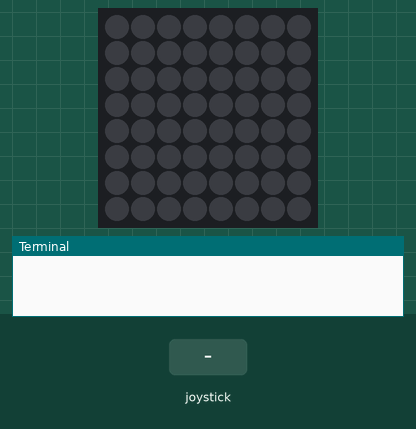
Recording of a program running on a simulated Raspberry Pi (BCM pin numbers) with a Sense HAT. Shown: the Sense HAT's 8×8 RGB LED matrix, the last lines printed to the terminal. Inputs (shaded band) come from the test bench. Dim RGB values are drawn brighter than linear; random numbers come from a fixed seed.

Above: at 1.2 s.
1.3 s: joystick pushed up
13.1 s: joystick pushed down
At 14.1 s:
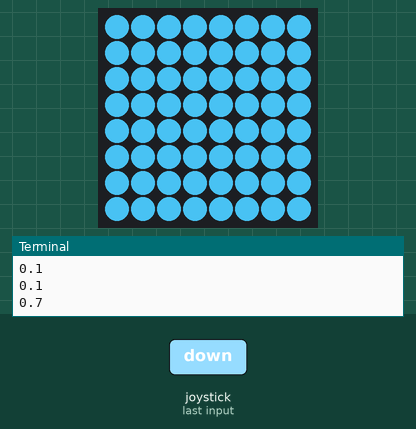
At 15.9 s:
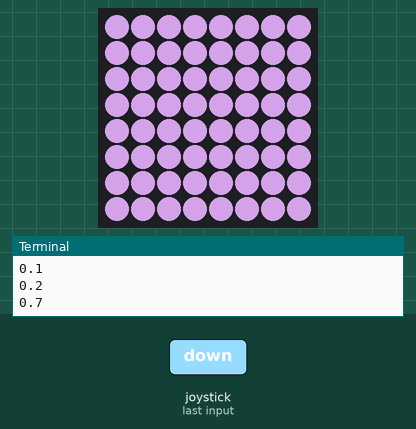
Timing chart, 0 to 17.4 s (numbered marks = the images above; inputs shaded):
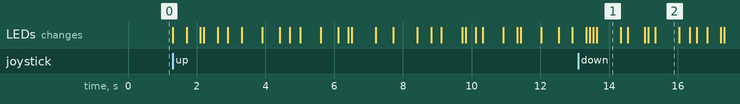

Measured:
- what the display in image 1 shows lasts 0.7 s, from 13.6 s to 14.3 s

The program:

skjermTastaturTilfeldigheiter.py
```python
from sense_hat import SenseHat
from time import sleep
import random
import sys

sense = SenseHat()

# Innstillingar
sovetider = [0.1, 0.2, 0.3, 0.4, 0.5, 0.6, 0.7] # Ei liste med tider i intervall på 0.1 (mellom 0 og 1)
antallIterasjonar = 30
#type = "enkeltPiksler"
#type = "heileSkjermen"
kjorer = "jepp" # Blbalba

# Ein funksjon me kan bruke om me vil, for å teikne med tilfeldig farge
def tilfeldigFarge():
  r = random.randint(0,255)
  g = random.randint(0,255)
  b = random.randint(0,255)
  return (r, g, b)

# Her skjer sjølve oppdateringa av skjermen, basert på innstillingane øverst
def koyrerSkjermOppdatering(innType):
  #global sovetider
  print("Sovetider:",sovetider)

  for x in range(0,antallIterasjonar): # dersom "antallIterasjonar" er lik 1 så køyrer dette berre ein gong
    sense.clear()

    type = innType

    # Enkeltpikslar
    if type == "enkeltPiksler":
      plasseringX = random.randint(0,7)
      plasseringY = random.randint(0,7)
      fart = sovetider[random.randint(0,len(sovetider)-1)]
      print(fart)
      sense.set_pixel(plasseringX, plasseringY, tilfeldigFarge())
      sleep(sovetider[random.randint(0,len(sovetider)-1)])

    # Heile skjermen
    if type == "heileSkjermen":
      fart = sovetider[random.randint(0,len(sovetider)-1)]
      print(fart)
      sense.clear(tilfeldigFarge())
      sleep(fart)

  # Avsluttar programmet
  sense.clear() # Nullstiller skjermen tilslutt

# Hovedloopen, som køyrer heilt til du trykker inn joysticka. Opp er enkeltpiksler, ned er
while kjorer == "jepp":
  for event in sense.stick.get_events():
      #print(event.direction, event.action)
      if event.direction == "up" and event.action == "pressed":
          koyrerSkjermOppdatering("enkeltPiksler")
      elif event.direction == "down" and event.action == "pressed":
          koyrerSkjermOppdatering("heileSkjermen")
      elif event.direction == "middle" and event.action == "pressed":
          sys.exit()
      else:
          print("Ventar på input frå joystick..")
```
